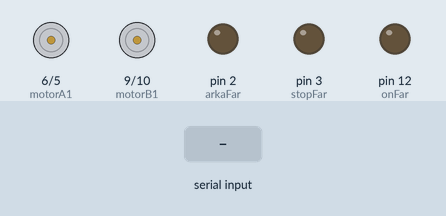
This sketch was run on a simulated Arduino Uno, built with avr-gcc and run on an emulated ATmega328P. Parts: motor-driver pin pairs drawn as motors (green arrow = first pin HIGH = forward, orange = second pin HIGH = backward, longer = more drive), output pins drawn as LEDs (lit = HIGH). The test bench sets the inputs (shaded band).

Above: at 1.2 s.
1.3 s: byte 70 ('F') received over Serial
At 2.4 s:
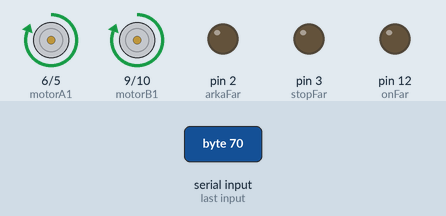
2.8 s: byte 73 ('I') received over Serial
At 3.6 s:
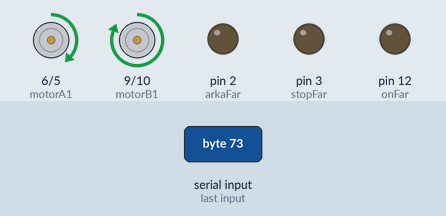
4.3 s: byte 71 ('G') received over Serial
At 4.7 s:
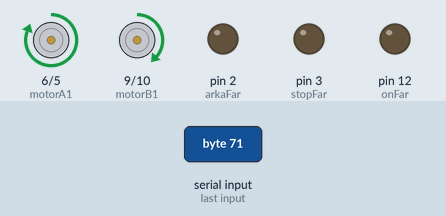
5.8 s: byte 82 ('R') received over Serial
At 7.0 s:
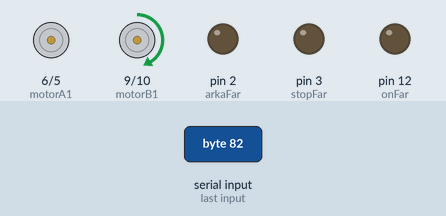
7.3 s: byte 76 ('L') received over Serial
At 8.2 s:
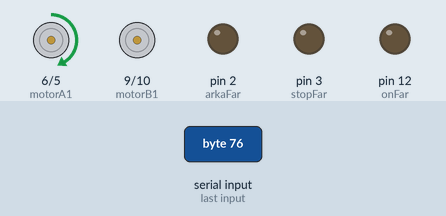
8.8 s: byte 70 ('F') received over Serial
At 9.3 s:
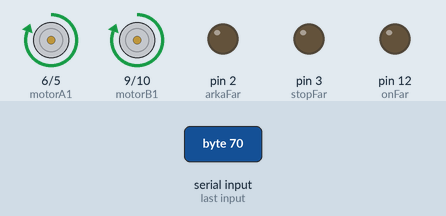
Timing chart, 0 to 11.3 s (numbered marks = the images above; inputs shaded):
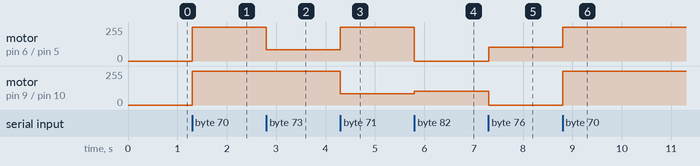

The sketch:

4WD-benimki.ino
```cpp
  #define TRIGGER_PIN 7
  #define ECHO_PIN 8

  int onFar = 12;
  int arkaFar = 2;
  int stopFar = 3;
  int korna = 11;

  char BTkomutu;
  int hiz = 255;

// L298N Motor Sürücü Bağlantıları
  const int motorA1 = 6;  // IN3
  const int motorA2 = 5;  // IN1
  const int motorB1 = 9;  // IN2
  const int motorB2 = 10; // IN4


void ileri() {
  analogWrite(motorA1, hiz);
  analogWrite(motorA2, 0);

  analogWrite(motorB1, hiz);
  analogWrite(motorB2, 0);
}

void ileriSag() {
  analogWrite(motorA1, hiz/3);
  analogWrite(motorA2, 0);

  analogWrite(motorB1, hiz);
  analogWrite(motorB2, 0);
}

void ileriSol() {
  analogWrite(motorA1,hiz);
  analogWrite(motorA2, 0);

  analogWrite(motorB1, hiz/3);
  analogWrite(motorB2, 0);
}

void sag() {
  analogWrite(motorA1, 0);
  analogWrite(motorA2, 0);

  analogWrite(motorB1, hiz);
  analogWrite(motorB2, 150);
}

void sol() {
  analogWrite(motorA1, hiz);
  analogWrite(motorA2, 150);

  analogWrite(motorB1, 0);
  analogWrite(motorB2, 0);
}

void geri() {
  analogWrite(motorA1, 0);
  analogWrite(motorA2, hiz);

  analogWrite(motorB1, 0);
  analogWrite(motorB2, hiz);
}

void geriSag() {
  analogWrite(motorA1, 0);
  analogWrite(motorA2, hiz);

  analogWrite(motorB1, 0);
  analogWrite(motorB2, hiz/3);
}

void geriSol() {
  analogWrite(motorA1, 0);
  analogWrite(motorA2, hiz/3);

  analogWrite(motorB1, 0);
  analogWrite(motorB2, hiz);
}

void dur() {
  analogWrite(motorA1, 0);
  analogWrite(motorA2, 0);

  analogWrite(motorB1, 0);
  analogWrite(motorB2, 0);
}


void setup() {

  Serial.begin(9600);
  pinMode(motorA1, OUTPUT);
  pinMode(motorA2, OUTPUT);
  pinMode(motorB1, OUTPUT);
  pinMode(motorB2, OUTPUT);
  pinMode(onFar, OUTPUT);
  pinMode(arkaFar, OUTPUT);
  pinMode(stopFar, OUTPUT);
  dur();
}

void loop() {

  BTkomutu = Serial.read();

  if (BTkomutu == '0') {
    hiz = 0;
  }
  else if (BTkomutu == '1') {
    hiz = 10;
  }
  else if (BTkomutu == '2') {
    hiz = 35;
  }
  else if (BTkomutu == '3') {
    hiz = 65;
  }
  else if (BTkomutu == '4') {
    hiz = 90;
  }
  else if (BTkomutu == '5') {
    hiz = 120;
  }
  else if (BTkomutu == '6') {
    hiz = 150;
  }
  else if (BTkomutu == '7') {
    hiz = 175;
  }
  else if (BTkomutu == '8') {
    hiz = 200;
  }
  else if (BTkomutu == '9') {
    hiz = 225;
  }
  else if (BTkomutu == 'q') {
    hiz = 255;
  }


/// Araç Hareketi ///

  if(BTkomutu=='F') {
        ileri();
       }
  else if(BTkomutu=='I') {
        ileriSag();
       }
  else if(BTkomutu=='G') {
        ileriSol();
       }
  else if(BTkomutu=='R') {
        sag();
       }
  else if(BTkomutu=='L') {
        sol();
       }
  else if(BTkomutu=='B') {
        geri();
       }
  else if(BTkomutu=='J') {
        geriSag();
       }
  else if(BTkomutu=='H') {
        geriSol();
       }
  else if(BTkomutu=='S') {
        dur();
       }


// ---------- Araç Farları ve Kornası ------------

  else if(BTkomutu=='W') {
        digitalWrite(onFar, HIGH);
       }
  else if(BTkomutu=='w') {
        digitalWrite(onFar, LOW);
       }
  else if(BTkomutu=='U') {
        digitalWrite(arkaFar, HIGH);
       }
  else if(BTkomutu=='u') {
        digitalWrite(arkaFar, LOW);
       }
  else if(BTkomutu=='V') {
        digitalWrite(korna, HIGH);
       }
  else if(BTkomutu=='v') {
        digitalWrite(korna, LOW);
       }

  else if
  (BTkomutu=='F' || BTkomutu=='I' || BTkomutu=='G'
  || BTkomutu=='B' || BTkomutu=='L' || BTkomutu=='R'
  || BTkomutu=='H' || BTkomutu=='J') {
        digitalWrite(stopFar, LOW);
       }

  else if(BTkomutu=='S') {
        digitalWrite(stopFar, HIGH);
       }


}
```

Measured:
- after the input at 1.3 s, motor on pin 6 (motorA1) / pin 5 (motorA2), motor on pin 9 (motorB1) / pin 10 (motorB2): stopped → forward 255/255 at once
- after the input at 2.8 s, motor on pin 6 (motorA1) / pin 5 (motorA2): forward 255/255 → forward 85/255 at once
- after the input at 4.3 s, motor on pin 6 (motorA1) / pin 5 (motorA2): forward 85/255 → forward 255/255 at once; motor on pin 9 (motorB1) / pin 10 (motorB2): forward 255/255 → forward 85/255 at once
- after the input at 5.8 s, motor on pin 6 (motorA1) / pin 5 (motorA2): forward 255/255 → stopped at once; motor on pin 9 (motorB1) / pin 10 (motorB2): forward 85/255 → forward 105/255 at once
- after the input at 7.3 s, motor on pin 6 (motorA1) / pin 5 (motorA2): stopped → forward 105/255 at once; motor on pin 9 (motorB1) / pin 10 (motorB2): forward 105/255 → stopped at once
- after the input at 8.8 s, motor on pin 6 (motorA1) / pin 5 (motorA2): forward 105/255 → forward 255/255 at once; motor on pin 9 (motorB1) / pin 10 (motorB2): stopped → forward 255/255 at once
